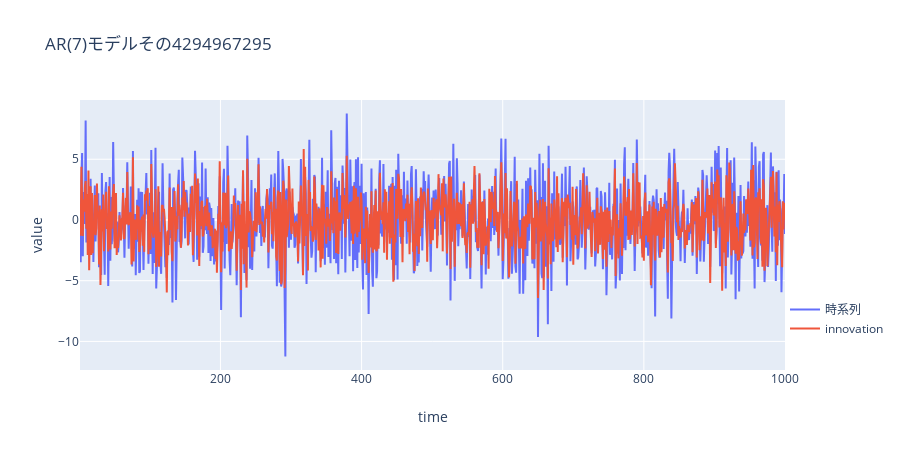

This figure's notebook cell:
### Code cell
# 可視化してみる
fig = plotly.graph_objs.Figure(
    data=[plotly.graph_objs.Scatter(x=np.linspace(start=1, stop=1000, num=1000), y=testData, name="時系列", yaxis='y'),
          plotly.graph_objs.Scatter(x=np.linspace(start=1, stop=1000, num=1000), y=inno, name="innovation", yaxis='y'),
                ], 
    layout=plotly.graph_objs.Layout(title="AR(7)モデルその"+str(seed),
                legend={"x":1, "y":0.1},
                xaxis={"title":"time","range":[1,1000]},
                yaxis={"title":"value"},
                width = 900,       # 全体のサイズ
                height = 450,
                )
)
plotly.offline.iplot(fig)

### Figure 1 — Plotly figure (JSON) as saved in the notebook; plotly's stock layout.template omitted (floating-point values rounded to 4 significant figures; data arrays with more than 128 entries replaced by an {"elided": "..."} marker saying what was removed)
{"data": [{"name": "時系列", "type": "scatter", "x": {"elided": "1000 int values"}, "y": {"elided": "1000 float values"}, "yaxis": "y"}, {"name": "innovation", "type": "scatter", "x": {"elided": "1000 int values"}, "y": {"elided": "1000 float values"}, "yaxis": "y"}], "layout": {"height": 450, "legend": {"x": 1, "y": 0.1}, "title": {"text": "AR(7)モデルその4294967295"}, "width": 900, "xaxis": {"range": [1, 1000], "title": {"text": "time"}}, "yaxis": {"title": {"text": "value"}}}}
